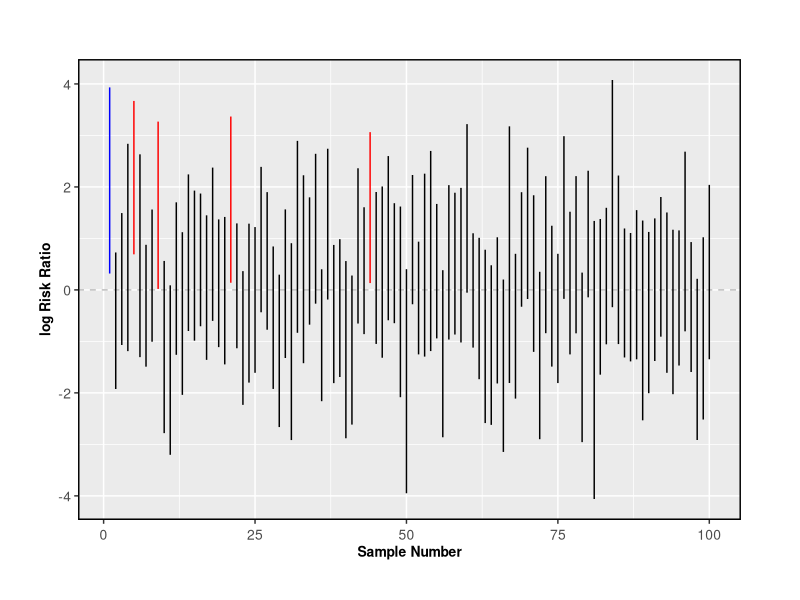

Write the R code that produced this figure.
## ---- chunk 1
  set.seed(123)
  N<-100
  y<-as.numeric(rnorm(N,5,1)>6.25)
  x<-rbinom(N,1,.5)
  c1<-rbinom(N,1,.5)
  c2<-rbinom(N,1,.5)
  c3<-rbinom(N,1,.5)
  c4<-rbinom(N,1,.5)
  c5<-rbinom(N,1,.5)
  d<-data.frame(y,x,c1,c2,c3,c4,c5)
  m1<-as.data.frame(summary(d)[4,])
  names(m1)<-c(" ")
  m1
## ---- chunk 2
  model1<-glm(y~x+c1+c2+c3+c4+c5,data=d,family=binomial(link="logit"))
## ---- chunk 3
round(summary(model1)$coefficients[2,c(1,2)],1)
## ---- chunk 4
  set.seed(123)
  N<-100
  y<-as.numeric(rnorm(N,5,1)>6.25);x<-rbinom(N,1,.5);c1<-rbinom(N,1,.5)
  c2<-rbinom(N,1,.5);c3<-rbinom(N,1,.5);c4<-rbinom(N,1,.5);c5<-rbinom(N,1,.5)
  d<-data.frame(y,x,c1,c2,c3,c4,c5)
## ---- chunk 5
set.seed(123)
beta<-NULL
for(i in 1:100){
  N<-100
  y<-as.numeric(rnorm(N,5,1)>6.25)
  x<-rbinom(N,1,.5)
  c1<-rbinom(N,1,.5)
  c2<-rbinom(N,1,.5)
  c3<-rbinom(N,1,.5)
  c4<-rbinom(N,1,.5)
  c5<-rbinom(N,1,.5)
  
  d<-data.frame(y,x,c1,c2,c3,c4,c5)
  
  mod0<-summary(glm(y~x+c1+c2+c3+c4+c5,data=d,
                    family=binomial(link="logit")))$coefficients[2,c(1,2)]
  
  mod1<-c(mod0[1],mod0[1]-1.96*mod0[2],mod0[1]+1.96*mod0[2])
  names(mod1)<-c("Estimate","LCL","UCL")
  row.names(mod1)<-NULL
  beta<-rbind(beta,mod1)
}
## ---- chunk 6
library(ggplot2)
modelFrame <- data.frame(Variable = seq(1,100,1),
                          Estimate = beta[,1],
                          UCL = beta[,3],
                          LCL = beta[,2])
mFrame00<-subset(modelFrame,modelFrame$LCL==beta[1,2])
mFrame0<-subset(modelFrame,modelFrame$LCL<=0)
mFrame1<-subset(modelFrame,modelFrame$LCL>0&modelFrame$Variable>1)
zp1 <- ggplot(mFrame0)
zp1 <- zp1 + geom_hline(yintercept=0, colour="gray", lty=2)
zp1 <- zp1 + geom_linerange(aes(x = Variable, ymin = LCL,ymax = UCL),position = position_dodge(width = 1/2))
zp1 <- zp1 + geom_linerange(data=mFrame1,aes(x = Variable, ymin = LCL,ymax = UCL),colour="red",position = position_dodge(width = 1/2))
zp1 <- zp1 + geom_linerange(data=mFrame00,aes(x = Variable, ymin = LCL,ymax = UCL),colour="blue",position = position_dodge(width = 1/2)) + ylab("log Risk Ratio") + xlab("Sample Number")
zp1 <- zp1 + theme(legend.title=element_blank(),
                   legend.position="bottom",
                   legend.text = element_text(size = 10),
                   legend.key = element_blank(),
                   axis.title.x = element_text(face="bold",size=10),
                   axis.text.x  = element_text(vjust=.5, size=10),
                   axis.text.y  = element_text(vjust=.5, size=10),
                   axis.title.y = element_text(face="bold",size=10),
                   plot.margin = unit(c(1.5,1.5,1,1), "cm"),
                   panel.border = element_rect(colour = "black", fill=NA, size=1))
zp1
